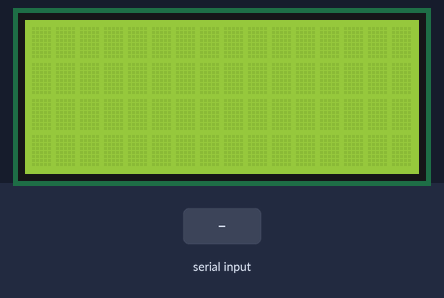
Simulated run of this sketch. Board: Arduino Uno, built with avr-gcc and run on an emulated ATmega328P. Shown: 16×4 character LCD. Inputs (shaded band) come from the test bench.

Above: at 1.2 s.
1.3 s: "res:" received over Serial
At 2.4 s:
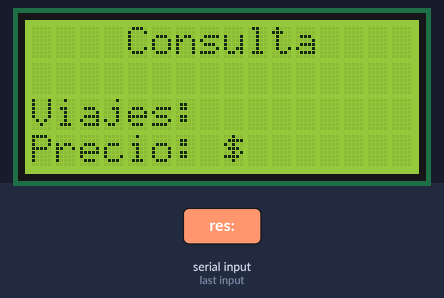
3.0 s: "error" received over Serial
At 3.7 s:
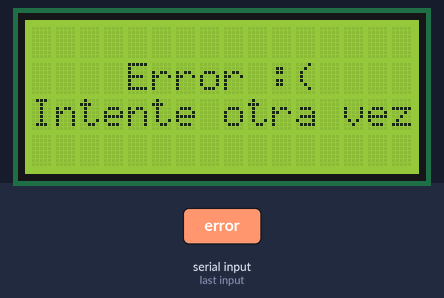
4.5 s: "connected" received over Serial
At 5.1 s:
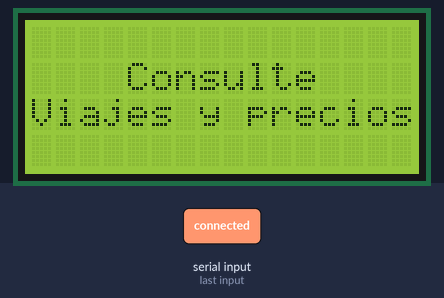
6.0 s: "connecting" received over Serial
At 6.4 s:
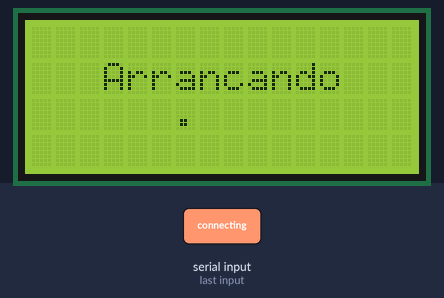
Timing chart, 0 to 8.5 s (numbered marks = the images above; inputs shaded):
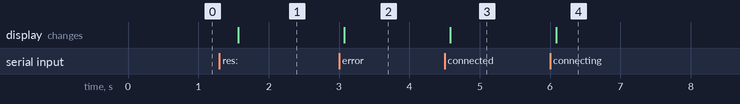

The sketch:

uno.ino
```cpp
#include <Wire.h>
#include <LiquidCrystal.h>

LiquidCrystal lcd(12, 11, 5, 4, 3, 2);

String serialAcum = "";
bool connecting = false;
int connectingAccum = 0;
bool LCDTimeoutOn = false;
unsigned long timeFromLastLCD;

void setLCDDefault()
{
  LCDTimeoutOn = false;
  lcd.clear();
  writeOnLCD(4, 1, "Consulte");
  writeOnLCD(0, 2, "Viajes y precios");
}

void startLCDTimeout()
{
  LCDTimeoutOn = true;
  timeFromLastLCD = millis();
}

// LCD helper
void writeOnLCD(int col, int row, String str)
{
  lcd.setCursor(col, row);
  lcd.print(str);
}

/*
  There's an animation when loading:
  ".   " > "..  " > "... " > "...." (and repeat)
  This function does it.
*/
void connectingDots(int msgCol, String msg)
{
  if (!connecting || connectingAccum == 4)
  {
    connecting = false;
    connectingAccum = 0;
    lcd.clear();
    writeOnLCD(msgCol, 1, msg);
    lcd.setCursor(6, 2);
  }
  lcd.print(".");
  connectingAccum++;
  connecting = true;
}

// When a new message comes in the Serial, this runs
void newWifiStatus(String wifiStatus)
{
  if (wifiStatus.startsWith("res:"))
  {
    String res = wifiStatus.substring(4);
    int resDash = res.indexOf("-");
    String viajes = res.substring(0, resDash);
    String viajePrice = res.substring(resDash + 1);

    lcd.clear();
    writeOnLCD(4, 0, "Consulta");
    writeOnLCD(0, 2, "Viajes: ");
    writeOnLCD(8, 2, viajes);
    writeOnLCD(0, 3, "Precio: $");
    writeOnLCD(9, 3, viajePrice);
    startLCDTimeout();
  }
  else if (wifiStatus == "error")
  {
    lcd.clear();
    writeOnLCD(4, 1, "Error :(");
    writeOnLCD(0, 2, "Intente otra vez");
    startLCDTimeout();
  }
  else if (wifiStatus == "connected")
    setLCDDefault();
  else if (wifiStatus == "connecting")
    connectingDots(3, "Arrancando");
  else if (wifiStatus == "connection-lost")
    connectingDots(2, "Reconectando");
}

void setup()
{
  Serial.begin(115200); // Initiate a serial communication
  lcd.begin(16, 4);     // Initiate LCD 16x4
}

void loop()
{
  // Serial reader
  while (Serial.available() > 0)
  {
    serialAcum.concat(char(Serial.read()));
  }
  if (Serial.available() == 0 && serialAcum != "")
  {
    newWifiStatus(serialAcum);
    serialAcum = "";
  }

  /*
    Timeouts
    LCD = 5s
  */
  if (LCDTimeoutOn && millis() - timeFromLastLCD > 5000)
    setLCDDefault();

  delay(500);
}
```

Measured:
- after the input at 1.3 s, the display: changes after 0.27 s (image 1)
- after the input at 3.0 s, the display: changes after 0.08 s (image 2)
- after the input at 4.5 s, the display: changes after 0.08 s (image 3)
- after the input at 6.0 s, the display: changes after 0.09 s (image 4)
